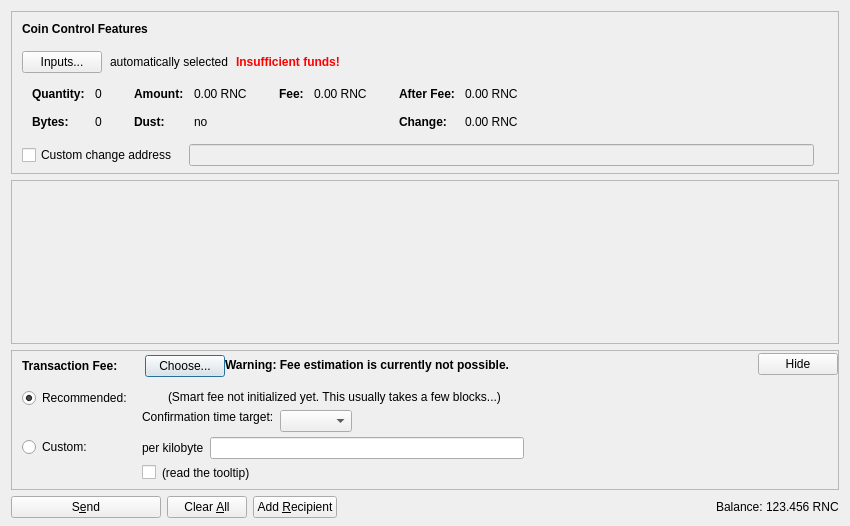
<?xml version="1.0" encoding="UTF-8"?>
<ui version="4.0">
 <class>SendCoinsDialog</class>
 <widget class="QDialog" name="SendCoinsDialog">
  <property name="geometry">
   <rect>
    <x>0</x>
    <y>0</y>
    <width>850</width>
    <height>526</height>
   </rect>
  </property>
  <property name="windowTitle">
   <string>Send Coins</string>
  </property>
  <layout class="QVBoxLayout" name="verticalLayout" stretch="0,1,0,0">
   <property name="bottomMargin">
    <number>8</number>
   </property>
   <item>
    <widget class="QFrame" name="frameCoinControl">
     <property name="sizePolicy">
      <sizepolicy hsizetype="Expanding" vsizetype="Expanding">
       <horstretch>0</horstretch>
       <verstretch>0</verstretch>
      </sizepolicy>
     </property>
     <property name="maximumSize">
      <size>
       <width>16777215</width>
       <height>16777215</height>
      </size>
     </property>
     <property name="frameShape">
      <enum>QFrame::StyledPanel</enum>
     </property>
     <property name="frameShadow">
      <enum>QFrame::Sunken</enum>
     </property>
     <layout class="QVBoxLayout" name="verticalLayoutCoinControl2">
      <property name="spacing">
       <number>0</number>
      </property>
      <property name="leftMargin">
       <number>0</number>
      </property>
      <property name="topMargin">
       <number>0</number>
      </property>
      <property name="rightMargin">
       <number>0</number>
      </property>
      <property name="bottomMargin">
       <number>6</number>
      </property>
      <item>
       <layout class="QVBoxLayout" name="verticalLayoutCoinControl" stretch="0,0,0,0,1">
        <property name="spacing">
         <number>0</number>
        </property>
        <property name="leftMargin">
         <number>10</number>
        </property>
        <property name="topMargin">
         <number>10</number>
        </property>
        <item>
         <layout class="QHBoxLayout" name="horizontalLayoutCoinControl1">
          <property name="bottomMargin">
           <number>15</number>
          </property>
          <item>
           <widget class="QLabel" name="labelCoinControlFeatures">
            <property name="sizePolicy">
             <sizepolicy hsizetype="Preferred" vsizetype="Maximum">
              <horstretch>0</horstretch>
              <verstretch>0</verstretch>
             </sizepolicy>
            </property>
            <property name="font">
             <font>
              <weight>75</weight>
              <bold>true</bold>
             </font>
            </property>
            <property name="styleSheet">
             <string notr="true">font-weight:bold;</string>
            </property>
            <property name="text">
             <string>Coin Control Features</string>
            </property>
           </widget>
          </item>
         </layout>
        </item>
        <item>
         <layout class="QHBoxLayout" name="horizontalLayoutCoinControl2" stretch="0,0,0,0">
          <property name="spacing">
           <number>8</number>
          </property>
          <property name="bottomMargin">
           <number>10</number>
          </property>
          <item>
           <widget class="QPushButton" name="pushButtonCoinControl">
            <property name="styleSheet">
             <string notr="true"/>
            </property>
            <property name="text">
             <string>Inputs...</string>
            </property>
            <property name="autoDefault">
             <bool>false</bool>
            </property>
           </widget>
          </item>
          <item>
           <widget class="QLabel" name="labelCoinControlAutomaticallySelected">
            <property name="text">
             <string>automatically selected</string>
            </property>
            <property name="margin">
             <number>5</number>
            </property>
           </widget>
          </item>
          <item>
           <widget class="QLabel" name="labelCoinControlInsuffFunds">
            <property name="font">
             <font>
              <weight>75</weight>
              <bold>true</bold>
             </font>
            </property>
            <property name="styleSheet">
             <string notr="true">color:red;font-weight:bold;</string>
            </property>
            <property name="text">
             <string>Insufficient funds!</string>
            </property>
            <property name="margin">
             <number>5</number>
            </property>
           </widget>
          </item>
          <item>
           <spacer name="horizontalSpacerCoinControl">
            <property name="orientation">
             <enum>Qt::Horizontal</enum>
            </property>
            <property name="sizeHint" stdset="0">
             <size>
              <width>40</width>
              <height>1</height>
             </size>
            </property>
           </spacer>
          </item>
         </layout>
        </item>
        <item>
         <widget class="QWidget" name="widgetCoinControl" native="true">
          <property name="sizePolicy">
           <sizepolicy hsizetype="Preferred" vsizetype="Preferred">
            <horstretch>0</horstretch>
            <verstretch>0</verstretch>
           </sizepolicy>
          </property>
          <property name="minimumSize">
           <size>
            <width>0</width>
            <height>0</height>
           </size>
          </property>
          <property name="styleSheet">
           <string notr="true"/>
          </property>
          <layout class="QHBoxLayout" name="horizontalLayoutCoinControl5">
           <property name="leftMargin">
            <number>0</number>
           </property>
           <property name="topMargin">
            <number>0</number>
           </property>
           <property name="rightMargin">
            <number>0</number>
           </property>
           <property name="bottomMargin">
            <number>0</number>
           </property>
           <item>
            <layout class="QHBoxLayout" name="horizontalLayoutCoinControl3" stretch="0,0,0,1">
             <property name="spacing">
              <number>20</number>
             </property>
             <property name="topMargin">
              <number>0</number>
             </property>
             <property name="bottomMargin">
              <number>10</number>
             </property>
             <item>
              <layout class="QFormLayout" name="formLayoutCoinControl1">
               <property name="horizontalSpacing">
                <number>10</number>
               </property>
               <property name="verticalSpacing">
                <number>14</number>
               </property>
               <property name="leftMargin">
                <number>10</number>
               </property>
               <property name="topMargin">
                <number>4</number>
               </property>
               <property name="rightMargin">
                <number>6</number>
               </property>
               <item row="0" column="0">
                <widget class="QLabel" name="labelCoinControlQuantityText">
                 <property name="font">
                  <font>
                   <weight>75</weight>
                   <bold>true</bold>
                  </font>
                 </property>
                 <property name="text">
                  <string>Quantity:</string>
                 </property>
                 <property name="margin">
                  <number>0</number>
                 </property>
                </widget>
               </item>
               <item row="0" column="1">
                <widget class="QLabel" name="labelCoinControlQuantity">
                 <property name="cursor">
                  <cursorShape>IBeamCursor</cursorShape>
                 </property>
                 <property name="contextMenuPolicy">
                  <enum>Qt::ActionsContextMenu</enum>
                 </property>
                 <property name="text">
                  <string notr="true">0</string>
                 </property>
                 <property name="margin">
                  <number>0</number>
                 </property>
                 <property name="textInteractionFlags">
                  <set>Qt::LinksAccessibleByMouse|Qt::TextSelectableByKeyboard|Qt::TextSelectableByMouse</set>
                 </property>
                </widget>
               </item>
               <item row="1" column="0">
                <widget class="QLabel" name="labelCoinControlBytesText">
                 <property name="font">
                  <font>
                   <weight>75</weight>
                   <bold>true</bold>
                  </font>
                 </property>
                 <property name="text">
                  <string>Bytes:</string>
                 </property>
                </widget>
               </item>
               <item row="1" column="1">
                <widget class="QLabel" name="labelCoinControlBytes">
                 <property name="cursor">
                  <cursorShape>IBeamCursor</cursorShape>
                 </property>
                 <property name="contextMenuPolicy">
                  <enum>Qt::ActionsContextMenu</enum>
                 </property>
                 <property name="text">
                  <string notr="true">0</string>
                 </property>
                 <property name="textInteractionFlags">
                  <set>Qt::LinksAccessibleByMouse|Qt::TextSelectableByKeyboard|Qt::TextSelectableByMouse</set>
                 </property>
                </widget>
               </item>
              </layout>
             </item>
             <item>
              <layout class="QFormLayout" name="formLayoutCoinControl2">
               <property name="horizontalSpacing">
                <number>10</number>
               </property>
               <property name="verticalSpacing">
                <number>14</number>
               </property>
               <property name="leftMargin">
                <number>6</number>
               </property>
               <property name="topMargin">
                <number>4</number>
               </property>
               <property name="rightMargin">
                <number>6</number>
               </property>
               <item row="0" column="0">
                <widget class="QLabel" name="labelCoinControlAmountText">
                 <property name="font">
                  <font>
                   <weight>75</weight>
                   <bold>true</bold>
                  </font>
                 </property>
                 <property name="text">
                  <string>Amount:</string>
                 </property>
                 <property name="margin">
                  <number>0</number>
                 </property>
                </widget>
               </item>
               <item row="0" column="1">
                <widget class="QLabel" name="labelCoinControlAmount">
                 <property name="cursor">
                  <cursorShape>IBeamCursor</cursorShape>
                 </property>
                 <property name="contextMenuPolicy">
                  <enum>Qt::ActionsContextMenu</enum>
                 </property>
                 <property name="text">
                  <string notr="true">0.00 RNC</string>
                 </property>
                 <property name="textInteractionFlags">
                  <set>Qt::LinksAccessibleByMouse|Qt::TextSelectableByKeyboard|Qt::TextSelectableByMouse</set>
                 </property>
                </widget>
               </item>
               <item row="1" column="0">
                <widget class="QLabel" name="labelCoinControlLowOutputText">
                 <property name="font">
                  <font>
                   <weight>75</weight>
                   <bold>true</bold>
                  </font>
                 </property>
                 <property name="text">
                  <string>Dust:</string>
                 </property>
                </widget>
               </item>
               <item row="1" column="1">
                <widget class="QLabel" name="labelCoinControlLowOutput">
                 <property name="cursor">
                  <cursorShape>IBeamCursor</cursorShape>
                 </property>
                 <property name="contextMenuPolicy">
                  <enum>Qt::ActionsContextMenu</enum>
                 </property>
                 <property name="text">
                  <string notr="true">no</string>
                 </property>
                 <property name="textInteractionFlags">
                  <set>Qt::LinksAccessibleByMouse|Qt::TextSelectableByKeyboard|Qt::TextSelectableByMouse</set>
                 </property>
                </widget>
               </item>
              </layout>
             </item>
             <item>
              <layout class="QFormLayout" name="formLayoutCoinControl3">
               <property name="horizontalSpacing">
                <number>10</number>
               </property>
               <property name="verticalSpacing">
                <number>14</number>
               </property>
               <property name="leftMargin">
                <number>6</number>
               </property>
               <property name="topMargin">
                <number>4</number>
               </property>
               <property name="rightMargin">
                <number>6</number>
               </property>
               <item row="0" column="0">
                <widget class="QLabel" name="labelCoinControlFeeText">
                 <property name="font">
                  <font>
                   <weight>75</weight>
                   <bold>true</bold>
                  </font>
                 </property>
                 <property name="text">
                  <string>Fee:</string>
                 </property>
                 <property name="margin">
                  <number>0</number>
                 </property>
                </widget>
               </item>
               <item row="0" column="1">
                <widget class="QLabel" name="labelCoinControlFee">
                 <property name="cursor">
                  <cursorShape>IBeamCursor</cursorShape>
                 </property>
                 <property name="contextMenuPolicy">
                  <enum>Qt::ActionsContextMenu</enum>
                 </property>
                 <property name="text">
                  <string notr="true">0.00 RNC</string>
                 </property>
                 <property name="textInteractionFlags">
                  <set>Qt::LinksAccessibleByMouse|Qt::TextSelectableByKeyboard|Qt::TextSelectableByMouse</set>
                 </property>
                </widget>
               </item>
              </layout>
             </item>
             <item>
              <layout class="QFormLayout" name="formLayoutCoinControl4">
               <property name="horizontalSpacing">
                <number>10</number>
               </property>
               <property name="verticalSpacing">
                <number>14</number>
               </property>
               <property name="leftMargin">
                <number>6</number>
               </property>
               <property name="topMargin">
                <number>4</number>
               </property>
               <property name="rightMargin">
                <number>6</number>
               </property>
               <item row="0" column="0">
                <widget class="QLabel" name="labelCoinControlAfterFeeText">
                 <property name="font">
                  <font>
                   <weight>75</weight>
                   <bold>true</bold>
                  </font>
                 </property>
                 <property name="text">
                  <string>After Fee:</string>
                 </property>
                 <property name="margin">
                  <number>0</number>
                 </property>
                </widget>
               </item>
               <item row="0" column="1">
                <widget class="QLabel" name="labelCoinControlAfterFee">
                 <property name="cursor">
                  <cursorShape>IBeamCursor</cursorShape>
                 </property>
                 <property name="contextMenuPolicy">
                  <enum>Qt::ActionsContextMenu</enum>
                 </property>
                 <property name="text">
                  <string notr="true">0.00 RNC</string>
                 </property>
                 <property name="textInteractionFlags">
                  <set>Qt::LinksAccessibleByMouse|Qt::TextSelectableByKeyboard|Qt::TextSelectableByMouse</set>
                 </property>
                </widget>
               </item>
               <item row="1" column="0">
                <widget class="QLabel" name="labelCoinControlChangeText">
                 <property name="font">
                  <font>
                   <weight>75</weight>
                   <bold>true</bold>
                  </font>
                 </property>
                 <property name="text">
                  <string>Change:</string>
                 </property>
                </widget>
               </item>
               <item row="1" column="1">
                <widget class="QLabel" name="labelCoinControlChange">
                 <property name="cursor">
                  <cursorShape>IBeamCursor</cursorShape>
                 </property>
                 <property name="contextMenuPolicy">
                  <enum>Qt::ActionsContextMenu</enum>
                 </property>
                 <property name="text">
                  <string notr="true">0.00 RNC</string>
                 </property>
                 <property name="textInteractionFlags">
                  <set>Qt::LinksAccessibleByMouse|Qt::TextSelectableByKeyboard|Qt::TextSelectableByMouse</set>
                 </property>
                </widget>
               </item>
              </layout>
             </item>
            </layout>
           </item>
          </layout>
         </widget>
        </item>
        <item>
         <layout class="QHBoxLayout" name="horizontalLayoutCoinControl4" stretch="0,0,0">
          <property name="spacing">
           <number>12</number>
          </property>
          <property name="sizeConstraint">
           <enum>QLayout::SetDefaultConstraint</enum>
          </property>
          <property name="topMargin">
           <number>5</number>
          </property>
          <property name="rightMargin">
           <number>5</number>
          </property>
          <item>
           <widget class="QCheckBox" name="checkBoxCoinControlChange">
            <property name="toolTip">
             <string>If this is activated, but the change address is empty or invalid, change will be sent to a newly generated address.</string>
            </property>
            <property name="text">
             <string>Custom change address</string>
            </property>
           </widget>
          </item>
          <item>
           <widget class="QValidatedLineEdit" name="lineEditCoinControlChange">
            <property name="enabled">
             <bool>false</bool>
            </property>
            <property name="sizePolicy">
             <sizepolicy hsizetype="Expanding" vsizetype="Fixed">
              <horstretch>0</horstretch>
              <verstretch>0</verstretch>
             </sizepolicy>
            </property>
           </widget>
          </item>
          <item>
           <widget class="QLabel" name="labelCoinControlChangeLabel">
            <property name="sizePolicy">
             <sizepolicy hsizetype="Preferred" vsizetype="Expanding">
              <horstretch>0</horstretch>
              <verstretch>0</verstretch>
             </sizepolicy>
            </property>
            <property name="minimumSize">
             <size>
              <width>0</width>
              <height>0</height>
             </size>
            </property>
            <property name="text">
             <string/>
            </property>
            <property name="margin">
             <number>3</number>
            </property>
           </widget>
          </item>
         </layout>
        </item>
        <item>
         <spacer name="verticalSpacerCoinControl">
          <property name="orientation">
           <enum>Qt::Vertical</enum>
          </property>
          <property name="sizeHint" stdset="0">
           <size>
            <width>800</width>
            <height>1</height>
           </size>
          </property>
         </spacer>
        </item>
       </layout>
      </item>
     </layout>
    </widget>
   </item>
   <item>
    <widget class="QScrollArea" name="scrollArea">
     <property name="widgetResizable">
      <bool>true</bool>
     </property>
     <widget class="QWidget" name="scrollAreaWidgetContents">
      <property name="geometry">
       <rect>
        <x>0</x>
        <y>0</y>
        <width>830</width>
        <height>104</height>
       </rect>
      </property>
      <layout class="QVBoxLayout" name="verticalLayout_2" stretch="0,1">
       <property name="leftMargin">
        <number>0</number>
       </property>
       <property name="topMargin">
        <number>0</number>
       </property>
       <property name="rightMargin">
        <number>0</number>
       </property>
       <property name="bottomMargin">
        <number>0</number>
       </property>
       <item>
        <layout class="QVBoxLayout" name="entries">
         <property name="spacing">
          <number>6</number>
         </property>
        </layout>
       </item>
       <item>
        <spacer name="verticalSpacer">
         <property name="orientation">
          <enum>Qt::Vertical</enum>
         </property>
         <property name="sizeHint" stdset="0">
          <size>
           <width>20</width>
           <height>40</height>
          </size>
         </property>
        </spacer>
       </item>
      </layout>
     </widget>
    </widget>
   </item>
   <item>
    <widget class="QFrame" name="frameFee">
     <property name="sizePolicy">
      <sizepolicy hsizetype="Expanding" vsizetype="Expanding">
       <horstretch>0</horstretch>
       <verstretch>0</verstretch>
      </sizepolicy>
     </property>
     <property name="maximumSize">
      <size>
       <width>16777215</width>
       <height>16777215</height>
      </size>
     </property>
     <property name="frameShape">
      <enum>QFrame::StyledPanel</enum>
     </property>
     <property name="frameShadow">
      <enum>QFrame::Sunken</enum>
     </property>
     <layout class="QVBoxLayout" name="verticalLayoutFee1">
      <property name="spacing">
       <number>0</number>
      </property>
      <property name="leftMargin">
       <number>0</number>
      </property>
      <property name="topMargin">
       <number>0</number>
      </property>
      <property name="rightMargin">
       <number>0</number>
      </property>
      <property name="bottomMargin">
       <number>0</number>
      </property>
      <item>
       <layout class="QVBoxLayout" name="verticalLayoutFee2" stretch="0,0,0">
        <property name="spacing">
         <number>0</number>
        </property>
        <property name="leftMargin">
         <number>10</number>
        </property>
        <property name="topMargin">
         <number>0</number>
        </property>
        <item>
         <layout class="QHBoxLayout" name="horizontalLayoutFee1">
          <property name="bottomMargin">
           <number>0</number>
          </property>
          <item>
           <layout class="QVBoxLayout" name="verticalLayoutFee7">
            <property name="spacing">
             <number>0</number>
            </property>
            <item>
             <spacer name="verticalSpacerSmartFee">
              <property name="orientation">
               <enum>Qt::Vertical</enum>
              </property>
              <property name="sizeType">
               <enum>QSizePolicy::Fixed</enum>
              </property>
              <property name="sizeHint" stdset="0">
               <size>
                <width>1</width>
                <height>4</height>
               </size>
              </property>
             </spacer>
            </item>
            <item>
             <layout class="QHBoxLayout" name="horizontalLayoutSmartFee">
              <property name="spacing">
               <number>10</number>
              </property>
              <item>
               <widget class="QLabel" name="labelFeeHeadline">
                <property name="sizePolicy">
                 <sizepolicy hsizetype="Preferred" vsizetype="Maximum">
                  <horstretch>0</horstretch>
                  <verstretch>0</verstretch>
                 </sizepolicy>
                </property>
                <property name="font">
                 <font>
                  <weight>75</weight>
                  <bold>true</bold>
                 </font>
                </property>
                <property name="styleSheet">
                 <string notr="true">font-weight:bold;</string>
                </property>
                <property name="text">
                 <string>Transaction Fee:</string>
                </property>
               </widget>
              </item>
              <item>
               <widget class="QLabel" name="labelFeeMinimized">
                <property name="text">
                 <string/>
                </property>
               </widget>
              </item>
              <item>
               <widget class="QPushButton" name="buttonChooseFee">
                <property name="text">
                 <string>Choose...</string>
                </property>
               </widget>
              </item>
             </layout>
            </item>
            <item>
             <spacer name="verticalSpacer_5">
              <property name="orientation">
               <enum>Qt::Vertical</enum>
              </property>
              <property name="sizeHint" stdset="0">
               <size>
                <width>1</width>
                <height>1</height>
               </size>
              </property>
             </spacer>
            </item>
           </layout>
          </item>
          <item>
           <widget class="QLabel" name="fallbackFeeWarningLabel">
            <property name="toolTip">
             <string>Using the fallbackfee can result in sending a transaction that will take several hours or days (or never) to confirm. Consider choosing your fee manually or wait until you have validated the complete chain.</string>
            </property>
            <property name="font">
            <font>
                <weight>75</weight>
                <bold>true</bold>
            </font>
            </property>
            <property name="text">
             <string>Warning: Fee estimation is currently not possible.</string>
            </property>
            <property name="wordWrap">
             <bool>false</bool>
            </property>
           </widget>
          </item>
          <item>
           <spacer name="horizontalSpacer_4">
            <property name="orientation">
             <enum>Qt::Horizontal</enum>
            </property>
            <property name="sizeType">
             <enum>QSizePolicy::MinimumExpanding</enum>
            </property>
            <property name="sizeHint" stdset="0">
             <size>
              <width>40</width>
              <height>20</height>
             </size>
            </property>
           </spacer>
          </item>
          <item>
           <widget class="QPushButton" name="buttonMinimizeFee">
            <property name="toolTip">
             <string>collapse fee-settings</string>
            </property>
            <property name="text">
             <string>Hide</string>
            </property>
           </widget>
          </item>
         </layout>
        </item>
        <item>
         <widget class="QFrame" name="frameFeeSelection">
          <layout class="QVBoxLayout" name="verticalLayoutFee12">
           <property name="spacing">
            <number>0</number>
           </property>
           <property name="leftMargin">
            <number>0</number>
           </property>
           <property name="topMargin">
            <number>0</number>
           </property>
           <property name="rightMargin">
            <number>0</number>
           </property>
           <property name="bottomMargin">
            <number>0</number>
           </property>
           <item>
            <layout class="QGridLayout" name="gridLayoutFee">
             <property name="topMargin">
              <number>10</number>
             </property>
             <property name="bottomMargin">
              <number>4</number>
             </property>
             <property name="horizontalSpacing">
              <number>10</number>
             </property>
             <property name="verticalSpacing">
              <number>4</number>
             </property>
             <item row="1" column="1">
              <layout class="QVBoxLayout" name="verticalLayoutFee8">
               <property name="spacing">
                <number>6</number>
               </property>
               <item>
                <layout class="QHBoxLayout" name="horizontalLayoutFee13">
                 <item>
                  <widget class="QLabel" name="labelCustomPerKilobyte">
                   <property name="toolTip">
                    <string>If the custom fee is set to 1000 satoshis and the transaction is only 250 bytes, then &quot;per kilobyte&quot; only pays 250 satoshis in fee, while &quot;total at least&quot; pays 1000 satoshis. For transactions bigger than a kilobyte both pay by kilobyte.</string>
                   </property>
                   <property name="text">
                    <string>per kilobyte</string>
                   </property>
                  </widget>
                 </item>
                 <item>
                  <widget class="BitcoinAmountField" name="customFee"/>
                 </item>
                 <item>
                  <spacer name="horizontalSpacer_6">
                   <property name="orientation">
                    <enum>Qt::Horizontal</enum>
                   </property>
                   <property name="sizeHint" stdset="0">
                    <size>
                     <width>1</width>
                     <height>1</height>
                    </size>
                   </property>
                  </spacer>
                 </item>
                </layout>
               </item>
               <item>
                <layout class="QHBoxLayout" name="horizontalLayoutFee8">
                 <item>
                  <widget class="QCheckBox" name="checkBoxMinimumFee">
                   <property name="toolTip">
                    <string>Paying only the minimum fee is just fine as long as there is less transaction volume than space in the blocks. But be aware that this can end up in a never confirming transaction once there is more demand for runencoin transactions than the network can process.</string>
                   </property>
                   <property name="text">
                    <string/>
                   </property>
                  </widget>
                 </item>
                 <item>
                  <widget class="QLabel" name="labelMinFeeWarning">
                   <property name="enabled">
                    <bool>true</bool>
                   </property>
                   <property name="toolTip">
                    <string>Paying only the minimum fee is just fine as long as there is less transaction volume than space in the blocks. But be aware that this can end up in a never confirming transaction once there is more demand for runencoin transactions than the network can process.</string>
                   </property>
                   <property name="text">
                    <string>(read the tooltip)</string>
                   </property>
                   <property name="margin">
                    <number>5</number>
                   </property>
                  </widget>
                 </item>
                 <item>
                  <spacer name="horizontalSpacer_2">
                   <property name="orientation">
                    <enum>Qt::Horizontal</enum>
                   </property>
                   <property name="sizeHint" stdset="0">
                    <size>
                     <width>1</width>
                     <height>1</height>
                    </size>
                   </property>
                  </spacer>
                 </item>
                </layout>
               </item>
              </layout>
             </item>
             <item row="0" column="0">
              <layout class="QVBoxLayout" name="verticalLayoutFee4" stretch="0,1">
               <item>
                <widget class="QRadioButton" name="radioSmartFee">
                 <property name="text">
                  <string>Recommended:</string>
                 </property>
                 <property name="checked">
                  <bool>true</bool>
                 </property>
                 <attribute name="buttonGroup">
                  <string notr="true">groupFee</string>
                 </attribute>
                </widget>
               </item>
               <item>
                <spacer name="verticalSpacer_2">
                 <property name="orientation">
                  <enum>Qt::Vertical</enum>
                 </property>
                 <property name="sizeHint" stdset="0">
                  <size>
                   <width>1</width>
                   <height>1</height>
                  </size>
                 </property>
                </spacer>
               </item>
              </layout>
             </item>
             <item row="1" column="0">
              <layout class="QVBoxLayout" name="verticalLayoutFee9" stretch="0,1">
               <item>
                <widget class="QRadioButton" name="radioCustomFee">
                 <property name="text">
                  <string>Custom:</string>
                 </property>
                 <attribute name="buttonGroup">
                  <string notr="true">groupFee</string>
                 </attribute>
                </widget>
               </item>
               <item>
                <spacer name="verticalSpacer_6">
                 <property name="orientation">
                  <enum>Qt::Vertical</enum>
                 </property>
                 <property name="sizeHint" stdset="0">
                  <size>
                   <width>1</width>
                   <height>1</height>
                  </size>
                 </property>
                </spacer>
               </item>
              </layout>
             </item>
             <item row="0" column="1">
              <layout class="QVBoxLayout" name="verticalLayoutFee3" stretch="0,0,1">
               <property name="spacing">
                <number>6</number>
               </property>
               <property name="topMargin">
                <number>2</number>
               </property>
               <item>
                <layout class="QHBoxLayout" name="horizontalLayoutFee12">
                 <item>
                  <widget class="QLabel" name="labelSmartFee">
                   <property name="text">
                    <string/>
                   </property>
                   <property name="margin">
                    <number>2</number>
                   </property>
                  </widget>
                 </item>
                 <item>
                  <widget class="QLabel" name="labelFeeEstimation">
                   <property name="text">
                    <string/>
                   </property>
                  </widget>
                 </item>
                 <item>
                  <widget class="QLabel" name="labelSmartFee2">
                   <property name="text">
                    <string>(Smart fee not initialized yet. This usually takes a few blocks...)</string>
                   </property>
                   <property name="margin">
                    <number>2</number>
                   </property>
                  </widget>
                 </item>
                 <item>
                  <spacer name="horizontalSpacer_5">
                   <property name="orientation">
                    <enum>Qt::Horizontal</enum>
                   </property>
                   <property name="sizeHint" stdset="0">
                    <size>
                     <width>1</width>
                     <height>1</height>
                    </size>
                   </property>
                  </spacer>
                 </item>
                </layout>
               </item>
               <item>
                <layout class="QHBoxLayout" name="horizontalLayoutFee9">
                 <item>
                  <layout class="QVBoxLayout" name="verticalLayoutFee6">
                   <item>
                    <widget class="QLabel" name="labelSmartFee3">
                     <property name="text">
                      <string>Confirmation time target:</string>
                     </property>
                     <property name="margin">
                      <number>2</number>
                     </property>
                    </widget>
                   </item>
                   <item>
                    <spacer name="verticalSpacer_3">
                     <property name="orientation">
                      <enum>Qt::Vertical</enum>
                     </property>
                     <property name="sizeHint" stdset="0">
                      <size>
                       <width>1</width>
                       <height>1</height>
                      </size>
                     </property>
                    </spacer>
                   </item>
                  </layout>
                 </item>
                 <item>
                  <layout class="QVBoxLayout" name="verticalLayoutFee5">
                   <property name="rightMargin">
                    <number>30</number>
                   </property>
                   <item>
                    <layout class="QHBoxLayout" name="horizontalLayoutConfTarget">
                     <property name="bottomMargin">
                      <number>0</number>
                     </property>
                     <item>
                      <widget class="QComboBox" name="confTargetSelector"/>
                     </item>
                     <item>
                      <spacer name="horizontalSpacerConfTarget">
                       <property name="orientation">
                        <enum>Qt::Horizontal</enum>
                       </property>
                       <property name="sizeHint" stdset="0">
                        <size>
                         <width>40</width>
                         <height>20</height>
                        </size>
                       </property>
                      </spacer>
                     </item>
                    </layout>
                   </item>
                  </layout>
                 </item>
                </layout>
               </item>
               <item>
                <spacer name="verticalSpacer_4">
                 <property name="orientation">
                  <enum>Qt::Vertical</enum>
                 </property>
                 <property name="sizeHint" stdset="0">
                  <size>
                   <width>1</width>
                   <height>1</height>
                  </size>
                 </property>
                </spacer>
               </item>
              </layout>
             </item>
            </layout>
           </item>
          </layout>
         </widget>
        </item>
        <item>
         <spacer name="verticalSpacerFee">
          <property name="orientation">
           <enum>Qt::Vertical</enum>
          </property>
          <property name="sizeHint" stdset="0">
           <size>
            <width>40</width>
            <height>5</height>
           </size>
          </property>
         </spacer>
        </item>
       </layout>
      </item>
     </layout>
    </widget>
   </item>
   <item>
    <layout class="QHBoxLayout" name="horizontalLayout">
     <item>
      <widget class="QPushButton" name="sendButton">
       <property name="minimumSize">
        <size>
         <width>150</width>
         <height>0</height>
        </size>
       </property>
       <property name="toolTip">
        <string>Confirm the send action</string>
       </property>
       <property name="text">
        <string>S&amp;end</string>
       </property>
       <property name="icon">
        <iconset resource="../bitcoin.qrc">
         <normaloff>:/icons/send</normaloff>:/icons/send</iconset>
       </property>
       <property name="autoDefault">
        <bool>false</bool>
       </property>
       <property name="default">
        <bool>false</bool>
       </property>
      </widget>
     </item>
     <item>
      <widget class="QPushButton" name="clearButton">
       <property name="sizePolicy">
        <sizepolicy hsizetype="Minimum" vsizetype="Fixed">
         <horstretch>0</horstretch>
         <verstretch>0</verstretch>
        </sizepolicy>
       </property>
       <property name="toolTip">
        <string>Clear all fields of the form.</string>
       </property>
       <property name="text">
        <string>Clear &amp;All</string>
       </property>
       <property name="icon">
        <iconset resource="../bitcoin.qrc">
         <normaloff>:/icons/remove</normaloff>:/icons/remove</iconset>
       </property>
       <property name="autoDefault">
        <bool>false</bool>
       </property>
      </widget>
     </item>
     <item>
      <widget class="QPushButton" name="addButton">
       <property name="toolTip">
        <string>Send to multiple recipients at once</string>
       </property>
       <property name="text">
        <string>Add &amp;Recipient</string>
       </property>
       <property name="icon">
        <iconset resource="../bitcoin.qrc">
         <normaloff>:/icons/add</normaloff>:/icons/add</iconset>
       </property>
       <property name="autoDefault">
        <bool>false</bool>
       </property>
      </widget>
     </item>
     <item>
      <spacer name="horizontalSpacer">
       <property name="orientation">
        <enum>Qt::Horizontal</enum>
       </property>
       <property name="sizeHint" stdset="0">
        <size>
         <width>40</width>
         <height>20</height>
        </size>
       </property>
      </spacer>
     </item>
     <item>
      <layout class="QHBoxLayout" name="horizontalLayout_2">
       <property name="spacing">
        <number>3</number>
       </property>
       <item>
        <widget class="QLabel" name="label">
         <property name="sizePolicy">
          <sizepolicy hsizetype="Preferred" vsizetype="Fixed">
           <horstretch>0</horstretch>
           <verstretch>0</verstretch>
          </sizepolicy>
         </property>
         <property name="text">
          <string>Balance:</string>
         </property>
        </widget>
       </item>
       <item>
        <widget class="QLabel" name="labelBalance">
         <property name="sizePolicy">
          <sizepolicy hsizetype="Preferred" vsizetype="Fixed">
           <horstretch>0</horstretch>
           <verstretch>0</verstretch>
          </sizepolicy>
         </property>
         <property name="cursor">
          <cursorShape>IBeamCursor</cursorShape>
         </property>
         <property name="text">
          <string notr="true">123.456 RNC</string>
         </property>
         <property name="textInteractionFlags">
          <set>Qt::LinksAccessibleByMouse|Qt::TextSelectableByKeyboard|Qt::TextSelectableByMouse</set>
         </property>
        </widget>
       </item>
      </layout>
     </item>
    </layout>
   </item>
  </layout>
 </widget>
 <customwidgets>
  <customwidget>
   <class>QValidatedLineEdit</class>
   <extends>QLineEdit</extends>
   <header>qvalidatedlineedit.h</header>
  </customwidget>
  <customwidget>
   <class>BitcoinAmountField</class>
   <extends>QLineEdit</extends>
   <header>bitcoinamountfield.h</header>
   <container>1</container>
  </customwidget>
 </customwidgets>
 <resources>
  <include location="../bitcoin.qrc"/>
 </resources>
 <connections/>
 <buttongroups>
  <buttongroup name="groupFee"/>
 </buttongroups>
</ui>
